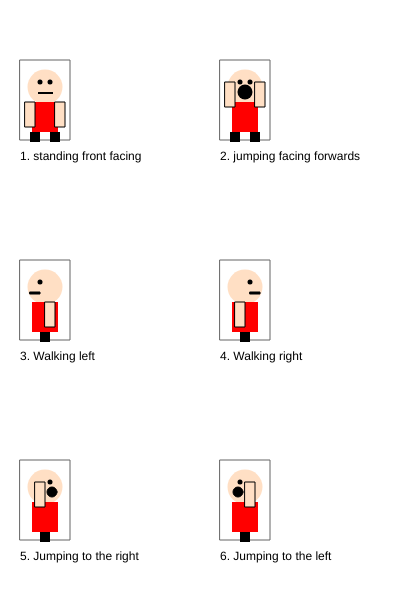
Frame 1 (no input)
Frame 60 (no input): identical to frame 1, image omitted
Frame 120 (the mouse pressed at the canvas centre since frame 60): identical to frame 1, image omitted

The p5.js sketch that drew this single still picture (run headless with seeded random() and noise() and a simulated clock; from frame 60 on, the mouse is pressed at the canvas centre):

// p5.js sketch
// ── sketch.js
/*

The Game Project

2 - Game character

Use p5 drawing functions such as rect, ellipse, line, triangle and
point to draw the different states of your game character.

Write the code so that your character appears inside the box for each
state.

IMPORTANT: For each box the variables gameChar_x & gameChar_y are set to the bottom
center of the box. You must combine these variables with arithmetic to
determine the position of each shape that you draw. This will later allow
you to adjust the position of your game character.

Each state is worth two marks:

//standing front facing = 2
//jumping facing forwards = 2
//walking left = 2
//walking right = 2
//jumping left and jumping right = 2

0 marks = not a reasonable attempt
1 mark = attempted but it lacks detail and you didn't use gameChar_x and gameChar_y correctly
2 marks = you've used a selction of shape functions and made consistent use of gameChar_x and gameChar_y

WARNING: Do not get too carried away. If you're character takes more than 5 lines
of code to draw then you've probably over done it.

** Only submit your sketch.js **

*/

var gameChar_x = 0;
var gameChar_y = 0;

function setup()
{
	createCanvas(400, 600);
}

function draw()
{
	background(255);

	//Standing, facing frontwards

	stroke(100);
	noFill();
	rect(20, 60, 50, 80);
	noStroke();
	fill(0);
	text("1. standing front facing", 20, 160);

	gameChar_x = 45;
	gameChar_y = 137;
	//Add your code here ...

	fill(255,223,196);
	ellipse(gameChar_x, gameChar_y-50, 35);

	fill(255,0,0)
	rect(gameChar_x-13,gameChar_y-35,26,30);

	fill(0);
	rect(gameChar_x-15,gameChar_y-5,10,10);

	fill(0);
	rect(gameChar_x+5,gameChar_y-5,10,10);


	ellipse(gameChar_x-5,gameChar_y-55,5);
	ellipse(gameChar_x+5,gameChar_y-55,5);

	rect(gameChar_x-7,gameChar_y-45,15,2);
	
	fill(255,223,196);
	stroke(0)
	rect(gameChar_x-20,gameChar_y-35,10,25);
	rect(gameChar_x+10,gameChar_y-35,10,25);

	//Jumping facing forwards
	stroke(100);
	noFill();
	rect(220, 60, 50, 80);
	noStroke();
	fill(0);
	text("2. jumping facing forwards", 220, 160);

	gameChar_x = 245;
	gameChar_y = 137;
	//Add your code here ...

	fill(255,223,196);
	ellipse(gameChar_x, gameChar_y-50, 35);

	fill(255,0,0)
	rect(gameChar_x-13,gameChar_y-35,26,30);

	fill(0);
	rect(gameChar_x-15,gameChar_y-5,10,10);

	fill(0);
	rect(gameChar_x+5,gameChar_y-5,10,10);

	ellipse(gameChar_x-5,gameChar_y-55,5);
	ellipse(gameChar_x+5,gameChar_y-55,5);

	ellipse(gameChar_x,gameChar_y-45,15);
	
	fill(255,223,196);
	stroke(0);
	rect(gameChar_x-20,gameChar_y-55,10,25);
	rect(gameChar_x+10,gameChar_y-55,10,25);

	//Walking, turned left
	stroke(100);
	noFill();
	rect(20, 260, 50, 80);
	noStroke();
	fill(0);
	text("3. Walking left", 20, 360);

	gameChar_x = 45;
	gameChar_y = 337;
	//Add your code here ...

	fill(255,223,196);
	ellipse(gameChar_x, gameChar_y-50, 35);

	fill(255,0,0)
	rect(gameChar_x-13,gameChar_y-35,26,30);

	fill(0);
	rect(gameChar_x-5,gameChar_y-5,10,10);

	ellipse(gameChar_x-5,gameChar_y-55,5);	
	
	fill(255,223,196);
	stroke(0);
	rect(gameChar_x,gameChar_y-35,10,25);

	fill(0);
	rect(gameChar_x-15,gameChar_y-45,10,2);

	//Walking, turned right
	stroke(100);
	noFill();
	rect(220, 260, 50, 80);
	noStroke();
	fill(0);
	text("4. Walking right", 220, 360);

	gameChar_x = 245;
	gameChar_y = 337;
	//Add your code here ...


	fill(255,223,196);
	ellipse(gameChar_x, gameChar_y-50, 35);

	fill(255,0,0)
	rect(gameChar_x-13,gameChar_y-35,26,30);

	fill(0);
	rect(gameChar_x-5,gameChar_y-5,10,10);

	ellipse(gameChar_x+5,gameChar_y-55,5);
	
	fill(255,223,196);
	stroke(0);
	rect(gameChar_x-10,gameChar_y-35,10,25);

	fill(0);
	rect(gameChar_x+5,gameChar_y-45,10,2);


	//Jumping right
	stroke(100);
	noFill();
	rect(20, 460, 50, 80);
	noStroke();
	fill(0);
	text("5. Jumping to the right", 20, 560);

	gameChar_x = 45;
	gameChar_y = 537;
	//Add your code here ...

	fill(255,223,196);
	ellipse(gameChar_x, gameChar_y-50, 35);

	fill(255,0,0)
	rect(gameChar_x-13,gameChar_y-35,26,30);

	fill(0);
	rect(gameChar_x-5,gameChar_y-5,10,10);

	ellipse(gameChar_x+5,gameChar_y-55,5);
	
	fill(255,223,196);
	stroke(0);
	rect(gameChar_x-10,gameChar_y-55,10,25);

	fill(0);
	ellipse(gameChar_x+7,gameChar_y-45,10);

	//Jumping to the left
	stroke(100);
	noFill();
	rect(220, 460, 50, 80);
	noStroke();
	fill(0);
	text("6. Jumping to the left", 220, 560);

	gameChar_x = 245;
	gameChar_y = 537;
	//Add your code here ...

	fill(255,223,196);
	ellipse(gameChar_x, gameChar_y-50, 35);

	fill(255,0,0)
	rect(gameChar_x-13,gameChar_y-35,26,30);

	fill(0);
	rect(gameChar_x-5,gameChar_y-5,10,10);

	ellipse(gameChar_x-5,gameChar_y-55,5);	
	
	fill(255,223,196);
	stroke(0);
	rect(gameChar_x,gameChar_y-55,10,25);

	fill(0);
	ellipse(gameChar_x-7,gameChar_y-45,10);

}
